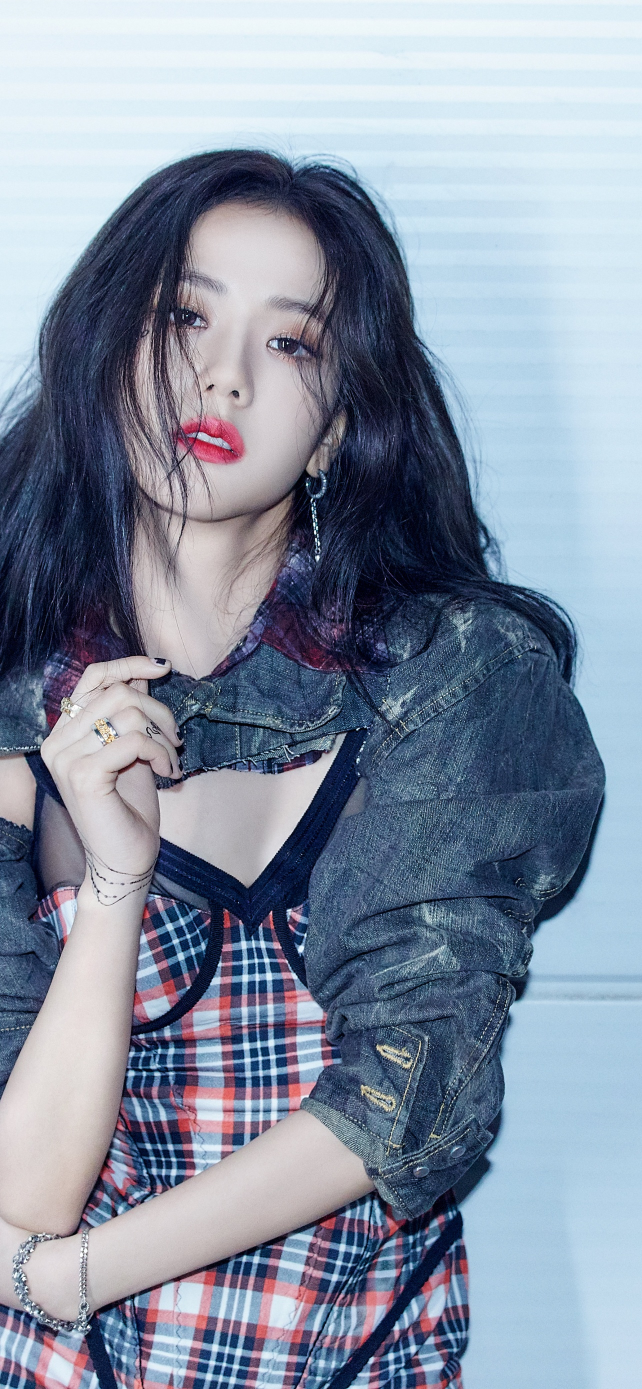
#> input picture CITRA POLA/SESI 4/jiso.jpg, 1284 x 2778 px (shown at 1/2 size)
$ python MainAritmatika2.py
#> lines starting #> are read from the running program, lines starting #| are printed output that depends on the picture
from turtle import width
import cv2

img1 = cv2.imread("jiso.jpg")
#> img1 is the input picture: shape (2778, 1284, 3); mean B, G, R 162.4, 144.3, 133
img2 = cv2.imread("lisa.jpeg")
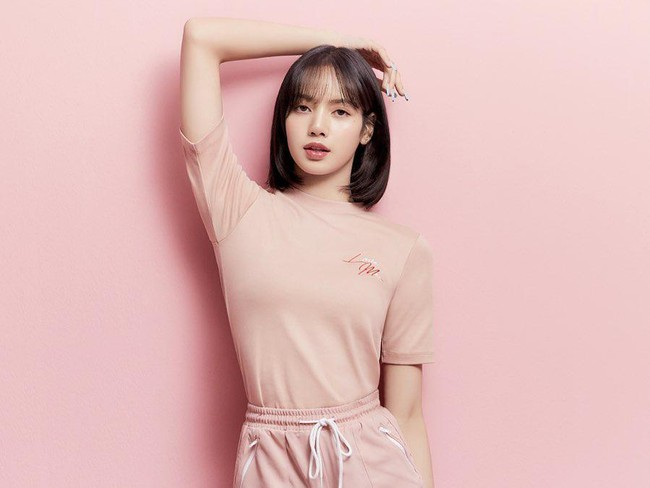
#> input picture CITRA POLA/SESI 4/lisa.jpeg, 650 x 488 px
#> img2 is the input picture: shape (488, 650, 3); mean B, G, R 184.6, 186.1, 224.4

#Resize
widht = 256
height = 256
dim = (widht, height)

img1 = cv2.resize(img1, dim, interpolation= cv2.INTER_AREA)
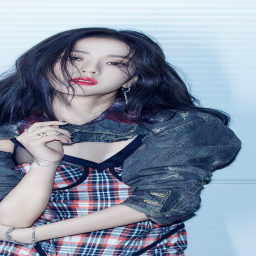
#> img1: shape (256, 256, 3); mean B, G, R 162.4, 144.3, 133
img2 = cv2.resize(img2, dim, interpolation= cv2.INTER_AREA)
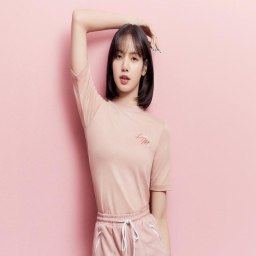
#> img2: shape (256, 256, 3); mean B, G, R 184.6, 186.1, 224.4

img3 = img1 + img2
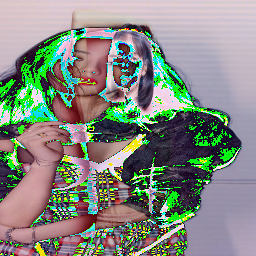
#> img3: shape (256, 256, 3); mean B, G, R 128.3, 136.7, 132.2

cv2.imshow("Image 1", img1)
cv2.imshow("Image 2", img2)
cv2.imshow("Hasil", img3)
cv2.waitKey(0)
cv2.destroyAllWindows()
